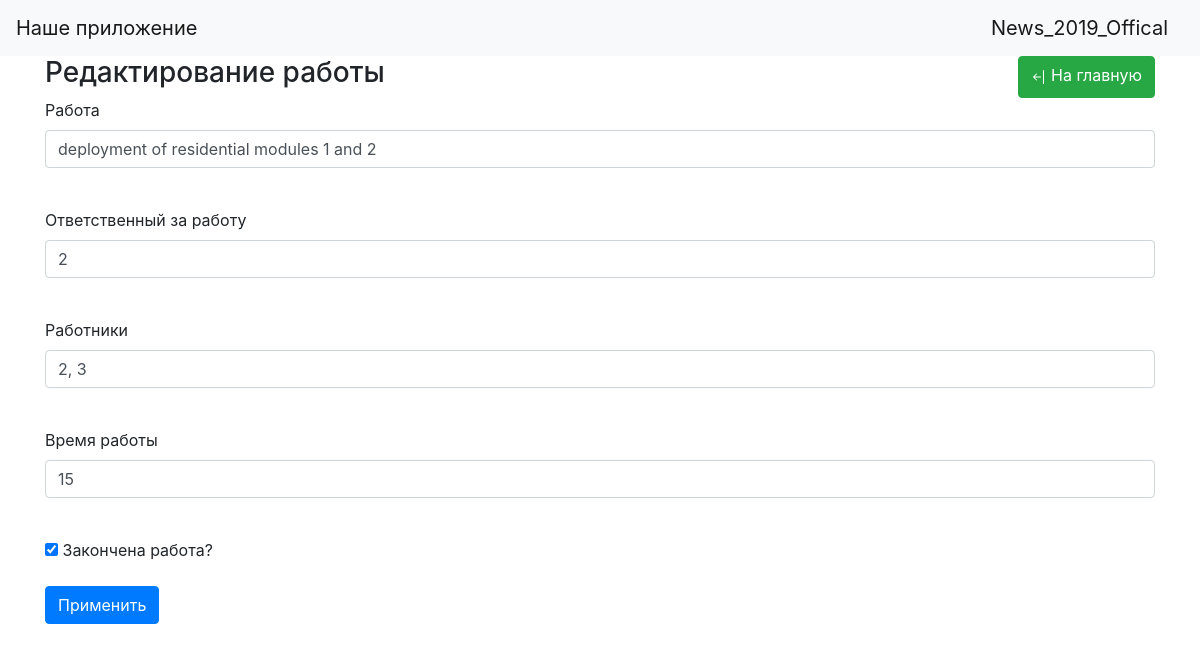
The app's page /jobs/1 (signed in) with its own data.
### data/users.py (models this page shows, shortened)
class User(SqlAlchemyBase, UserMixin, SerializerMixin):
    __tablename__ = 'users'
    id = sqlalchemy.Column(sqlalchemy.Integer,
                           primary_key=True, autoincrement=True)
    surname = sqlalchemy.Column(sqlalchemy.String)
    name = sqlalchemy.Column(sqlalchemy.String)
    age = sqlalchemy.Column(sqlalchemy.Integer)
    position = sqlalchemy.Column(sqlalchemy.String)
    speciality = sqlalchemy.Column(sqlalchemy.String)
    address = sqlalchemy.Column(sqlalchemy.String)
    email = sqlalchemy.Column(sqlalchemy.String, unique=True)
    hashed_password = sqlalchemy.Column(sqlalchemy.String)
    modified_date = sqlalchemy.Column(sqlalchemy.DateTime)
    city_from = sqlalchemy.Column(sqlalchemy.String)
    jobs = orm.relation("Jobs", back_populates='user')
    news = orm.relation("News", back_populates='user')
    department = orm.relation("Department", back_populates='user')

### data/jobs.py (models this page shows)
class Jobs(SqlAlchemyBase, SerializerMixin):
    __tablename__ = 'jobs'
    id = sqlalchemy.Column(sqlalchemy.Integer, primary_key=True)
    team_leader = sqlalchemy.Column(sqlalchemy.Integer, sqlalchemy.ForeignKey("users.id"))
    job = sqlalchemy.Column(sqlalchemy.String)
    work_size = sqlalchemy.Column(sqlalchemy.Integer)
    collaborators = sqlalchemy.Column(sqlalchemy.String)
    start_date = sqlalchemy.Column(sqlalchemy.Integer)
    end_date = sqlalchemy.Column(sqlalchemy.Integer)
    is_finished = sqlalchemy.Column(sqlalchemy.Boolean)
    user = orm.relation('User')
    categories = orm.relation("Category",
                              secondary="association",
                              backref="jobs")

### f_main.py (the view, shortened to what this page needs)
@app.route('/jobs/<int:id>', methods=['GET', 'POST'])
@login_required
def edit_jobs(id):
    form = JobsForm()
    if request.method == "GET":
        db_sess = db_session.create_session()
        jobs = db_sess.query(Jobs).get(id)
        if jobs:
            form.team_leader.data = jobs.team_leader
            form.job.data = jobs.job
            form.work_size.data = jobs.work_size
            form.is_finished.data = jobs.is_finished
            form.collaborators.data = jobs.collaborators
        else:
            abort(404)
    return render_template('jobs.html',
                           title='Редактирование работы',
                           form=form
                           )

### data/forms/jobs.py
class JobsForm(FlaskForm):
    job = StringField('Работа', validators=[DataRequired()])
    work_size = IntegerField("Время работы", validators=[DataRequired()])
    team_leader = IntegerField('Ответственный за работу', validators=[DataRequired()])
    is_finished = BooleanField('Закончена работа?')
    collaborators = StringField('Работники', validators=[DataRequired()])
    submit = SubmitField('Применить')

### data/db_session.py (called while the page is built)
def create_session() -> Session:
    global __factory
    return __factory()

### f_main.py (called while the page is built)
@login_manager.user_loader
def load_user(user_id):
    db_sess = db_session.create_session()
    return db_sess.query(User).get(user_id)

### templates/jobs.html (shortened to what this page needs)
{% extends "base.html" %}
{% block content %}
<div class="btn-toolbar justify-content-between">
    <h3>{{ title }}</h3>
    <a href="/" class="btn btn-success" aria-valuetext="center">
        На главную</a>
</div>
<form action="" method="post">
    <p>
        {{ form.job.label }}<br>
        {{ form.job(class="form-control") }}<br>
    </p>
    <p>
        {{ form.team_leader.label }}<br>
        {{ form.team_leader(class="form-control") }}<br>
    </p>
    <p>
        {{ form.collaborators.label }}<br>
        {{ form.collaborators(class="form-control") }}<br>
    </p>
    <p>
        {{ form.work_size.label }}<br>
        {{ form.work_size(class="form-control") }}<br>
    </p>
    <p>{{ form.is_finished() }} {{ form.is_finished.label }}</p>
    <p>{{ form.submit(type="submit", class="btn btn-primary") }}</p>
</form>
{% endblock %}

### templates/base.html (shortened to what this page needs)
<!doctype html>
<html lang="en">
<head>
    <link rel="stylesheet"
          href="https://stackpath.bootstrapcdn.com/bootstrap/4.4.1/css/bootstrap.min.css"
>
</head>
<body>
<header>
    <nav class="navbar navbar-light bg-light">
        <a class="navbar-brand" href="/">Наше приложение</a>
        <a class="navbar-brand" href="#"> {% if current_user.is_authenticated %}
            <a class="navbar-brand" href="/logout">{{ current_user.name }}</a>
            {% else %}
            <p>
                <a class="btn btn-primary " href="/register">Зарегистрироваться</a>
                <a class="btn btn-success" href="/login">Войти</a>
            </p>
            {% endif %}</a>
    </nav>
</header>
<main role="main" class="container">
    {% block content %}{% endblock %}
</main>
</body>
</html>

### records on screen
User: name "News_2019_Offical"
Jobs: job "deployment of residential modules 1 and 2", team_leader "2", collaborators "2, 3", work_size "15", is_finished "☑"

### other values on screen
{{ title }} "Редактирование работы"
